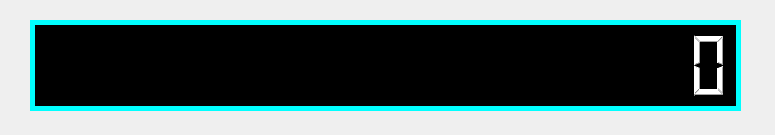
<?xml version="1.0" encoding="UTF-8"?>
<ui version="4.0">
 <class>MainWindow</class>
 <widget class="QMainWindow" name="MainWindow">
  <property name="geometry">
   <rect>
    <x>0</x>
    <y>0</y>
    <width>775</width>
    <height>135</height>
   </rect>
  </property>
  <property name="windowTitle">
   <string>MainWindow</string>
  </property>
  <property name="styleSheet">
   <string notr="true">QLCDNumber{
	color: white;
	background-color: black;
	border: 5px solid cyan;
}</string>
  </property>
  <widget class="QWidget" name="centralwidget">
   <widget class="QLCDNumber" name="lcdNumber">
    <property name="geometry">
     <rect>
      <x>30</x>
      <y>20</y>
      <width>711</width>
      <height>91</height>
     </rect>
    </property>
    <property name="digitCount">
     <number>20</number>
    </property>
   </widget>
  </widget>
 </widget>
 <resources/>
 <connections/>
</ui>
